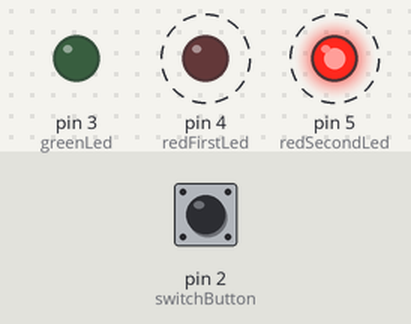
This program was run on a simulated Arduino Uno, built with avr-gcc and run on an emulated ATmega328P. Parts: output pins drawn as LEDs (lit = HIGH). Dashed ring = blinking. The inputs (shaded band) are chosen by the test bench; at power-on: pin 2 (switchButton) HIGH.

Above: at 1.8 s.
1.9 s: pin 2 (switchButton) pulled LOW for 3.2 s
At 2.8 s:
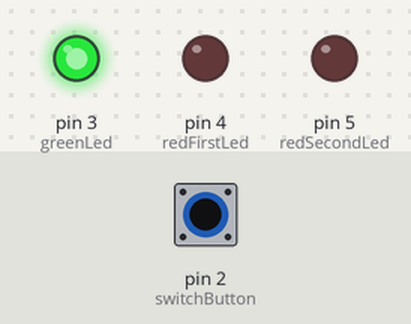
At 5.22 s:
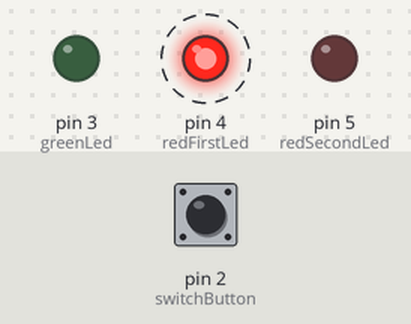
Timing chart, 0 to 12.6 s (numbered marks = the images above; inputs shaded):
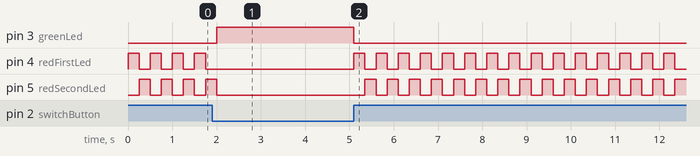

Measured:
- after the input at 1.9 s, pin 3 (greenLed): LOW → HIGH after 0.10 s, → LOW 3.1 s later
- by itself, pin 5 (redSecondLed): repeats every 0.50 s: HIGH 0.25 s, LOW 0.25 s

The program:

main.cpp
```cpp
#include <Arduino.h>

int switchState = 0;

int switchButton = 2;
int greenLed = 3;
int redFirstLed = 4;
int redSecondLed = 5;

void setup() {
  // put your setup code here, to run once:
  pinMode(greenLed, OUTPUT);
  pinMode(redFirstLed, OUTPUT);
  pinMode(redSecondLed, OUTPUT);
  pinMode(switchButton, INPUT);
}

void loop() {
  // put your main code here, to run repeatedly:
  switchState = digitalRead(switchButton);

  if (switchState == LOW) {
    // the button is not pressed

    digitalWrite(greenLed, HIGH);
    digitalWrite(redFirstLed, LOW);
    digitalWrite(redSecondLed, LOW);
  } else {
    // the button is pressed
    digitalWrite(greenLed, LOW);

    digitalWrite(redFirstLed, HIGH);
    digitalWrite(redSecondLed, LOW);
    delay(250);

    digitalWrite(redFirstLed, LOW);
    digitalWrite(redSecondLed, HIGH);
    delay(250);
  }
}
```
